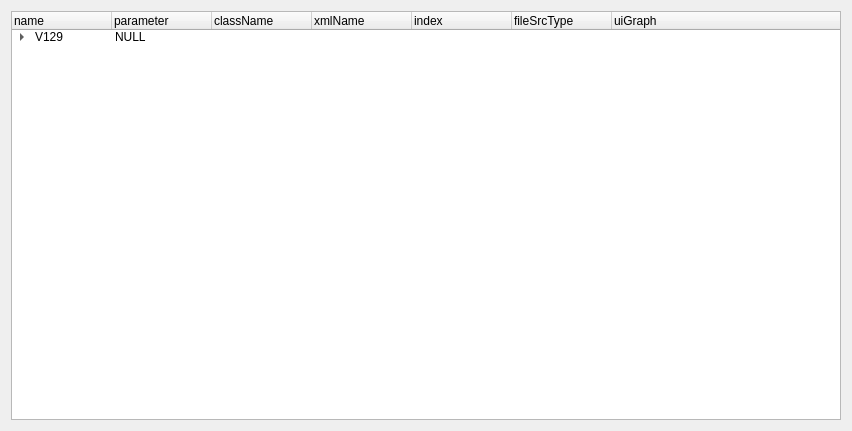
<?xml version="1.0" encoding="UTF-8"?>
<ui version="4.0">
 <class>Form</class>
 <widget class="QWidget" name="Form">
  <property name="geometry">
   <rect>
    <x>0</x>
    <y>0</y>
    <width>852</width>
    <height>431</height>
   </rect>
  </property>
  <property name="windowTitle">
   <string>Form</string>
  </property>
  <layout class="QVBoxLayout" name="verticalLayout">
   <item>
    <widget class="QTreeWidget" name="treeWidget">
     <column>
      <property name="text">
       <string>name</string>
      </property>
     </column>
     <column>
      <property name="text">
       <string>parameter</string>
      </property>
     </column>
     <column>
      <property name="text">
       <string>className</string>
      </property>
     </column>
     <column>
      <property name="text">
       <string>xmlName</string>
      </property>
     </column>
     <column>
      <property name="text">
       <string>index</string>
      </property>
     </column>
     <column>
      <property name="text">
       <string>fileSrcType</string>
      </property>
     </column>
     <column>
      <property name="text">
       <string>uiGraph</string>
      </property>
     </column>
     <item>
      <property name="text">
       <string>V129</string>
      </property>
      <property name="text">
       <string>NULL</string>
      </property>
      <property name="text">
       <string/>
      </property>
      <property name="text">
       <string/>
      </property>
      <property name="text">
       <string/>
      </property>
      <property name="text">
       <string/>
      </property>
      <item>
       <property name="text">
        <string>Axis</string>
       </property>
       <property name="text">
        <string>NULL</string>
       </property>
       <property name="text">
        <string/>
       </property>
       <property name="text">
        <string/>
       </property>
       <property name="text">
        <string/>
       </property>
       <property name="text">
        <string/>
       </property>
       <item>
        <property name="text">
         <string>Motor</string>
        </property>
        <property name="text">
         <string>NULL</string>
        </property>
        <property name="text">
         <string>UiMotor</string>
        </property>
        <property name="text">
         <string>PrmFuncMotor</string>
        </property>
        <property name="text">
         <string>0</string>
        </property>
        <property name="text">
         <string>1</string>
        </property>
        <property name="text">
         <string>GraphMotor129</string>
        </property>
       </item>
       <item>
        <property name="text">
         <string>Encoder</string>
        </property>
        <property name="text">
         <string>NULL</string>
        </property>
        <property name="text">
         <string>UiEncoder</string>
        </property>
        <property name="text">
         <string>PrmFuncEncoder</string>
        </property>
        <property name="text">
         <string>1</string>
        </property>
        <property name="text">
         <string>1</string>
        </property>
        <property name="text">
         <string>GraphEncoder129</string>
        </property>
       </item>
       <item>
        <property name="text">
         <string>Power</string>
        </property>
        <property name="text">
         <string>NULL</string>
        </property>
        <property name="text">
         <string>UiPower</string>
        </property>
        <property name="text">
         <string>PrmFuncPower</string>
        </property>
        <property name="text">
         <string>2</string>
        </property>
        <property name="text">
         <string>1</string>
        </property>
        <property name="text">
         <string>GraphPower129</string>
        </property>
       </item>
       <item>
        <property name="text">
         <string>Current</string>
        </property>
        <property name="text">
         <string>NULL</string>
        </property>
        <property name="text">
         <string>UiCurrent</string>
        </property>
        <property name="text">
         <string>PrmFuncCurrentloop</string>
        </property>
        <property name="text">
         <string>3</string>
        </property>
        <property name="text">
         <string>1</string>
        </property>
        <property name="text">
         <string>GraphCurrent129</string>
        </property>
       </item>
       <item>
        <property name="text">
         <string>Velocity</string>
        </property>
        <property name="text">
         <string>NULL</string>
        </property>
        <property name="text">
         <string>UiVelocity</string>
        </property>
        <property name="text">
         <string>PrmFuncSpeedloop</string>
        </property>
        <property name="text">
         <string>4</string>
        </property>
        <property name="text">
         <string>1</string>
        </property>
        <property name="text">
         <string>GraphVelocity129</string>
        </property>
       </item>
       <item>
        <property name="text">
         <string>Position</string>
        </property>
        <property name="text">
         <string>NULL</string>
        </property>
        <property name="text">
         <string>UiPosition</string>
        </property>
        <property name="text">
         <string>PrmFuncPositionloop</string>
        </property>
        <property name="text">
         <string>5</string>
        </property>
        <property name="text">
         <string>1</string>
        </property>
        <property name="text">
         <string>GraphPosition129</string>
        </property>
       </item>
       <item>
        <property name="text">
         <string>Brake</string>
        </property>
        <property name="text">
         <string>NULL</string>
        </property>
        <property name="text">
         <string>UiBrake</string>
        </property>
        <property name="text">
         <string>PrmFuncBrake</string>
        </property>
        <property name="text">
         <string>6</string>
        </property>
        <property name="text">
         <string>1</string>
        </property>
        <property name="text">
         <string>GraphBrake129</string>
        </property>
       </item>
       <item>
        <property name="text">
         <string>Status</string>
        </property>
        <property name="text">
         <string>NULL</string>
        </property>
        <property name="text">
         <string>UiStatus</string>
        </property>
        <property name="text">
         <string>PrmFuncDeviceStatus</string>
        </property>
        <property name="text">
         <string>7</string>
        </property>
        <property name="text">
         <string>0</string>
        </property>
        <property name="text">
         <string>GraphStatus129</string>
        </property>
       </item>
       <item>
        <property name="text">
         <string>RAM</string>
        </property>
        <property name="text">
         <string>NULL</string>
        </property>
        <property name="text">
         <string>UiRAM</string>
        </property>
        <property name="text">
         <string>PrmRAMAxis</string>
        </property>
        <property name="text">
         <string>8</string>
        </property>
        <property name="text">
         <string>1</string>
        </property>
        <property name="text">
         <string>NULL</string>
        </property>
       </item>
       <item>
        <property name="text">
         <string>FLASH</string>
        </property>
        <property name="text">
         <string>NULL</string>
        </property>
        <property name="text">
         <string>UiFLASH</string>
        </property>
        <property name="text">
         <string>PrmFlashAxis</string>
        </property>
        <property name="text">
         <string>9</string>
        </property>
        <property name="text">
         <string>1</string>
        </property>
        <property name="text">
         <string>NULL</string>
        </property>
       </item>
      </item>
      <item>
       <property name="text">
        <string>UiGlobal</string>
       </property>
       <property name="text">
        <string>NULL</string>
       </property>
       <property name="text">
        <string/>
       </property>
       <property name="text">
        <string/>
       </property>
       <property name="text">
        <string/>
       </property>
       <property name="text">
        <string/>
       </property>
       <item>
        <property name="text">
         <string>IO</string>
        </property>
        <property name="text">
         <string>NULL</string>
        </property>
        <property name="text">
         <string>UiIO</string>
        </property>
        <property name="text">
         <string>PrmIO</string>
        </property>
        <property name="text">
         <string/>
        </property>
        <property name="text">
         <string>0</string>
        </property>
        <property name="text">
         <string>NULL</string>
        </property>
       </item>
      </item>
      <item>
       <property name="text">
        <string>Global</string>
       </property>
       <item>
        <property name="text">
         <string>Plot</string>
        </property>
       </item>
      </item>
     </item>
    </widget>
   </item>
  </layout>
 </widget>
 <resources/>
 <connections/>
</ui>
